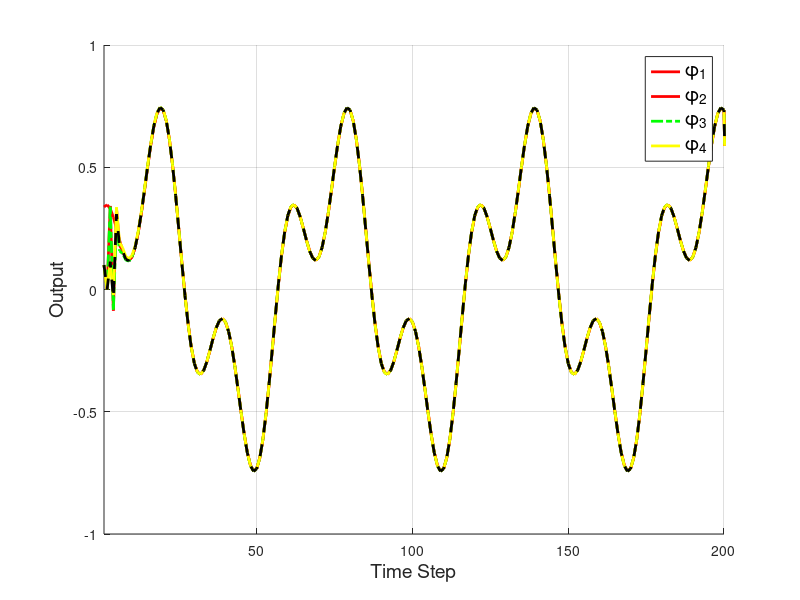

The MATLAB source for this figure:
clear; clc;

% Parameters
d = 5;
rho = 1;
eta = 1;
lambda = 20;
mu = 1;
epsilon = 1e-5;
alpha = 1;
T = 0.1;

gamma1 = 0.15;
gamma2 = 0.15;
gamma3 = 0.45;
gamma4 = 0.45;

rT = 1024;
m = 350;
L = 200;

% Generate a more complex desired trajectory
yd = zeros(L+1, 1);
for k = 1:L
    yd(k) = 0.5 * sin(k * pi / 30) + 0.3 * cos(k * pi / 10);
end

% Initialize arrays
phi1 = zeros(L,1); phi2 = zeros(L,1);
phi3 = zeros(L,1); phi4 = zeros(L,1);

mfa1 = zeros(L,1); mfa2 = zeros(L,1);
mfa3 = zeros(L,1); mfa4 = zeros(L,1);

sm1 = zeros(L,1); sm2 = zeros(L,1);
sm3 = zeros(L,1); sm4 = zeros(L,1);

u1 = zeros(L,1); u2 = zeros(L,1);
u3 = zeros(L,1); u4 = zeros(L,1);

y1 = zeros(L+1,1); y2 = zeros(L+1,1);
y3 = zeros(L+1,1); y4 = zeros(L+1,1);

e1 = zeros(L+1,1); e2 = zeros(L+1,1);
e3 = zeros(L+1,1); e4 = zeros(L+1,1);

si1 = zeros(L,1); si2 = zeros(L,1);
si3 = zeros(L,1); si4 = zeros(L,1);

% Initial outputs
y1(1) = 0.1;
y2(1) = 0.1;
y3(1) = 0.1;
y4(1) = 0.1;

% Simulation Loop
for k = 2 : L-1

    if k == 2
        phi1(k) = 1;
        phi2(k) = 1;
        phi3(k) = 1;
        phi4(k) = 1;

    elseif k == 3
        phi1(k) = phi1(k-1) + eta * u1(k-1)/(mu + u1(k-1)^2) * (y1(k)-y1(k-1)-phi1(k-1)*u1(k-1));
        phi2(k) = phi2(k-1) + eta * u2(k-1)/(mu + u2(k-1)^2) * (y2(k)-y2(k-1)-phi2(k-1)*u2(k-1));
        phi3(k) = phi3(k-1) + eta * u3(k-1)/(mu + u3(k-1)^2) * (y3(k)-y3(k-1)-phi3(k-1)*u3(k-1));
        phi4(k) = phi4(k-1) + eta * u4(k-1)/(mu + u4(k-1)^2) * (y4(k)-y4(k-1)-phi4(k-1)*u4(k-1));

    else
        phi1(k) = phi1(k-1) + (eta*(u1(k-1)-u1(k-2))/(mu + abs(u1(k-1)-u1(k-2))^2)) * ...
            (y1(k)-y1(k-1)-phi1(k-1)*(u1(k-1)-u1(k-2)));

        phi2(k) = phi2(k-1) + (eta*(u2(k-1)-u2(k-2))/(mu + abs(u2(k-1)-u2(k-2))^2)) * ...
            (y2(k)-y2(k-1)-phi2(k-1)*(u2(k-1)-u2(k-2)));

        phi3(k) = phi3(k-1) + (eta*(u3(k-1)-u3(k-2))/(mu + abs(u3(k-1)-u3(k-2))^2)) * ...
            (y3(k)-y3(k-1)-phi3(k-1)*(u3(k-1)-u3(k-2)));

        phi4(k) = phi4(k-1) + (eta*(u4(k-1)-u4(k-2))/(mu + abs(u4(k-1)-u4(k-2))^2)) * ...
            (y4(k)-y4(k-1)-phi4(k-1)*(u4(k-1)-u4(k-2)));
    end

    % Sliding errors
    si1(k) = yd(k) - 2*y1(k) + y4(k);
    si2(k) = y1(k) - 2*y2(k) + y3(k);
    si3(k) = y2(k) + yd(k) - 2*y3(k);
    si4(k) = y1(k) + y3(k) - 2*y4(k);

    % MFAC learning law
    if k > 2
        mfa1(k) = mfa1(k-1) + (rho*phi1(k))/(lambda + abs(phi1(k))^2) * si1(k);
        mfa2(k) = mfa2(k-1) + (rho*phi2(k))/(lambda + abs(phi2(k))^2) * si2(k);
        mfa3(k) = mfa3(k-1) + (rho*phi3(k))/(lambda + abs(phi3(k))^2) * si3(k);
        mfa4(k) = mfa4(k-1) + (rho*phi4(k))/(lambda + abs(phi4(k))^2) * si4(k);
    end

    % Slidinzg mode update
    if k > 2
        sm1(k) = sm1(k-1) + (yd(k+1)-y1(k) + alpha*yd(k+1) - y1(k) + epsilon*T*sign(k));
        sm2(k) = sm2(k-1) + (yd(k+1)-y1(k) + alpha*yd(k+1) - y1(k) + epsilon*T*sign(k));
        sm3(k) = sm3(k-1) + (yd(k+1)-y1(k) + alpha*yd(k+1) - y1(k) + epsilon*T*sign(k));
        sm4(k) = sm4(k-1) + (yd(k+1)-y1(k) + alpha*yd(k+1) - y1(k) + epsilon*T*sign(k));
    end

    % Control input
    if k == 2
        u1(k) = 0.1; u2(k) = 0.1; u3(k) = 0.1; u4(k) = 0.1;
    else
        u1(k) = mfa1(k) + gamma1 * sm1(k);
        u2(k) = mfa2(k) + gamma2 * sm2(k);
        u3(k) = mfa3(k) + gamma3 * sm3(k);
        u4(k) = mfa4(k) + gamma4 * sm4(k);
    end

    % Output update
    y1(k+1) = m / (rT*0.1) * u1(k);
    y2(k+1) = m / (rT*0.1) * u2(k);
    y3(k+1) = m / (rT*0.3) * u3(k);
    y4(k+1) = m / (rT*0.3) * u4(k);

end

% ========= PLOT ==========
figure;
hold on;
plot(yd, '-r', 'LineWidth',2);
plot(y1, '-r', 'LineWidth',2);
plot(y2, '-.g', 'LineWidth',2);
plot(y3, '-y', 'LineWidth',2);
plot(y4, '--k', 'LineWidth',2);

xlabel('Time Step','FontSize',14);
ylabel('Output','FontSize',14);

legend('\phi_1','\phi_2','\phi_3','\phi_4','FontSize',14);
grid on;
xlim([1 L]);
